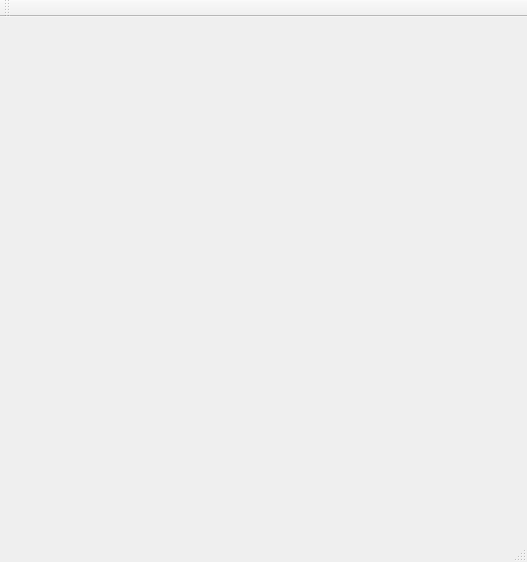
<?xml version="1.0" encoding="UTF-8"?>
<ui version="4.0">
 <class>MainWindow</class>
 <widget class="QMainWindow" name="MainWindow">
  <property name="geometry">
   <rect>
    <x>0</x>
    <y>0</y>
    <width>527</width>
    <height>562</height>
   </rect>
  </property>
  <property name="windowTitle">
   <string>MainWindow</string>
  </property>
  <widget class="QWidget" name="centralWidget"/>
  <widget class="QMenuBar" name="menuBar">
   <property name="enabled">
    <bool>false</bool>
   </property>
   <property name="geometry">
    <rect>
     <x>0</x>
     <y>0</y>
     <width>527</width>
     <height>22</height>
    </rect>
   </property>
  </widget>
  <widget class="QToolBar" name="mainToolBar">
   <property name="enabled">
    <bool>false</bool>
   </property>
   <attribute name="toolBarArea">
    <enum>TopToolBarArea</enum>
   </attribute>
   <attribute name="toolBarBreak">
    <bool>false</bool>
   </attribute>
  </widget>
  <widget class="QStatusBar" name="statusBar">
   <property name="enabled">
    <bool>false</bool>
   </property>
  </widget>
 </widget>
 <layoutdefault spacing="6" margin="11"/>
 <resources/>
 <connections/>
</ui>
